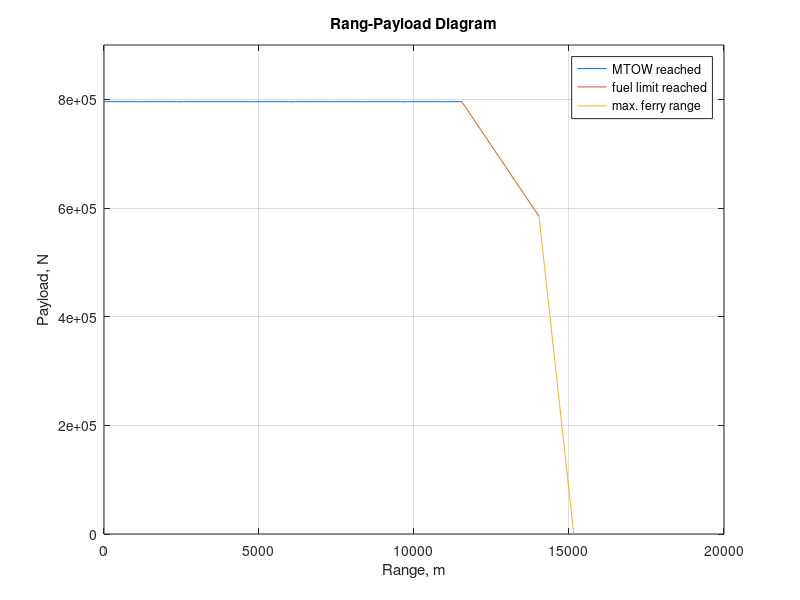

Write the MATLAB code that produced this figure.
%% B4) Range-Payload Diagram of Boeing 777-300er

%% Properties
g = 9.81;
rhoSL = 1.225;
S = 428.61;
AR = 9.815;
e = 0.8;
K = 1/(pi*AR*e);
TSFC = 0.0556;    
Fcoms = 9878; 
  
MTOW=396890*g;
Wem=167000*g;
WZF=248110*g; 
Mcru=0.85;
Cdo_cruise=0.02;
hcruise = 12000; 
TempSL=288.15;  

delta=1-2.26*10^-5*hcruise; 
sigma=delta^4.256; 
rhocruise=rhoSL*sigma;
Tempcru=TempSL*delta;
acru=(1.4*287*Tempcru)^0.5;
Vcru_ms=Mcru*acru;  
Vcruise_kmh=Vcru_ms*3.6; 

%% R1
WFres = 0.75*Fcoms*g;
WFclimb = 6900*g;
WFdesLD = 4800*g;
WFdelay = 0;    
WmaxPL = WZF-Wem;
Masspl = WmaxPL/g;

Wfuel = MTOW-WmaxPL-Wem;
WFcru1 = Wfuel-WFres-WFdelay-WFclimb-WFdesLD
Wini1 = Wem+WmaxPL+WFcru1+WFres+WFdesLD+WFdelay %-WFclimb
W = MTOW - WFclimb
Wfin1 = Wini1-WFcru1;
Wbar1 = (Wini1*Wfin1)^0.5;     
CL1 = Wbar1/(0.5*rhocruise*Vcru_ms^2*S);
CD1 = Cdo_cruise+K*CL1^2;

Rcru1 = (1/g)*(1/TSFC)*Vcruise_kmh*(CL1/CD1)*log(Wini1/Wfin1) 
    
%% R2

Wmaxfuel = 170300*g
WPL2 = MTOW-Wmaxfuel-Wem;
Wini2 = Wem+WPL2+Wmaxfuel-WFclimb
W = MTOW - WFclimb
WFcru2 = Wmaxfuel-WFres-WFdelay-WFclimb-WFdesLD;   
Wfin2 = Wini2-WFcru2;
Wbar2 = (Wini2*Wfin2)^0.5;      
CL2 = Wbar2/(0.5*rhocruise*Vcru_ms^2*S);
CD2 = Cdo_cruise+K*CL2^2;

Rcru2=(1/g)*(1/TSFC)*Vcruise_kmh*(CL2/CD2)*log(Wini2/Wfin2) 

%% R3
Wfuel
WPL3 = 0;
Wini3 = Wem+WPL3+Wfuel-WFclimb;
WFcru3 = Wfuel-WFres-WFdelay-WFclimb-WFdesLD  
Wfin3 = Wini3-WFcru3;
Wbar3 = (Wini3*Wfin3)^0.5;       
CL3 = Wbar3/(0.5*rhocruise*Vcru_ms^2*S);
CD3 = Cdo_cruise+K*CL3^2;

Rcru3 = (1/g)*(1/TSFC)*Vcruise_kmh*(CL3/CD3)*log(Wini3/Wfin3)  

%% Figure    
figure
R1 = linspace(0,Rcru1);
W1 = linspace(WmaxPL,WmaxPL);   
plot(R1,W1); 
hold on

R2 = linspace(Rcru1,Rcru2);
W2 = linspace(WmaxPL,WPL2);
plot(R2,W2);
hold on

R3 = linspace(Rcru2,Rcru3);
W3 = linspace(WPL2,0);
plot(R3,W3);

title('Rang-Payload Diagram') 
xlabel('Range, m')
ylabel('Payload, N')
legend('MTOW reached','fuel limit reached','max. ferry range')
ylim([0 9E5])
grid on

   